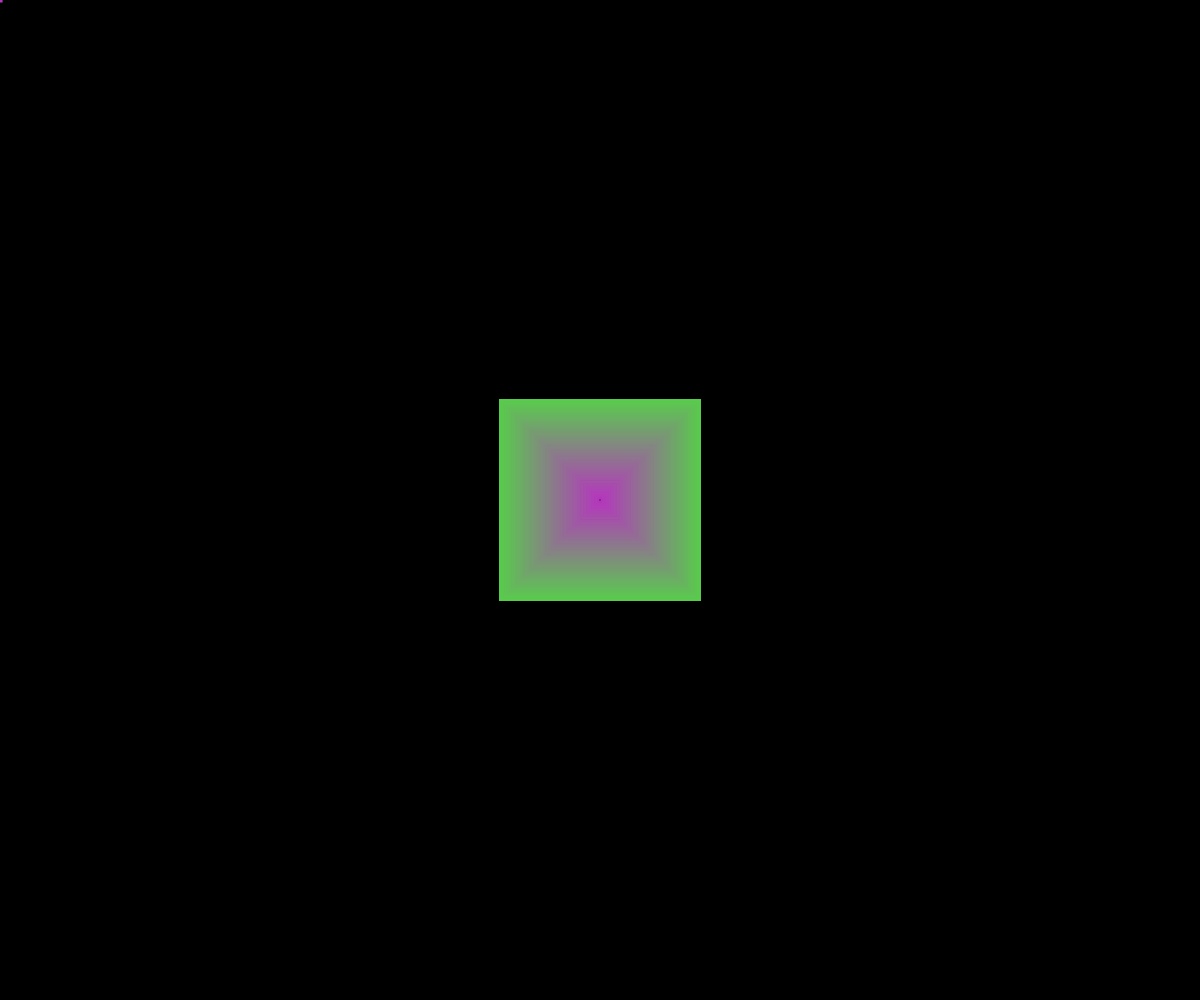
Frame 1 (no input)
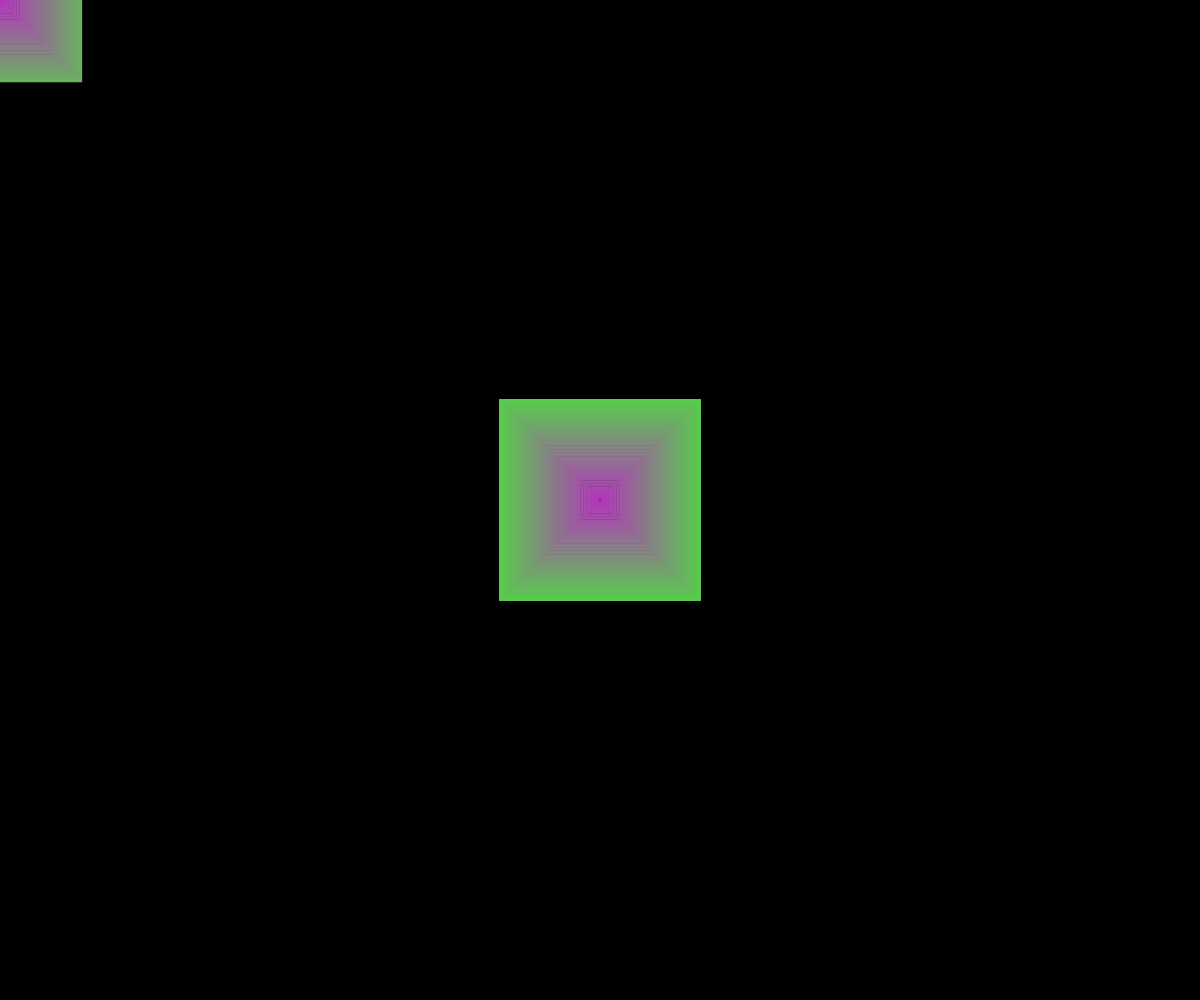
Frame 60 (no input)
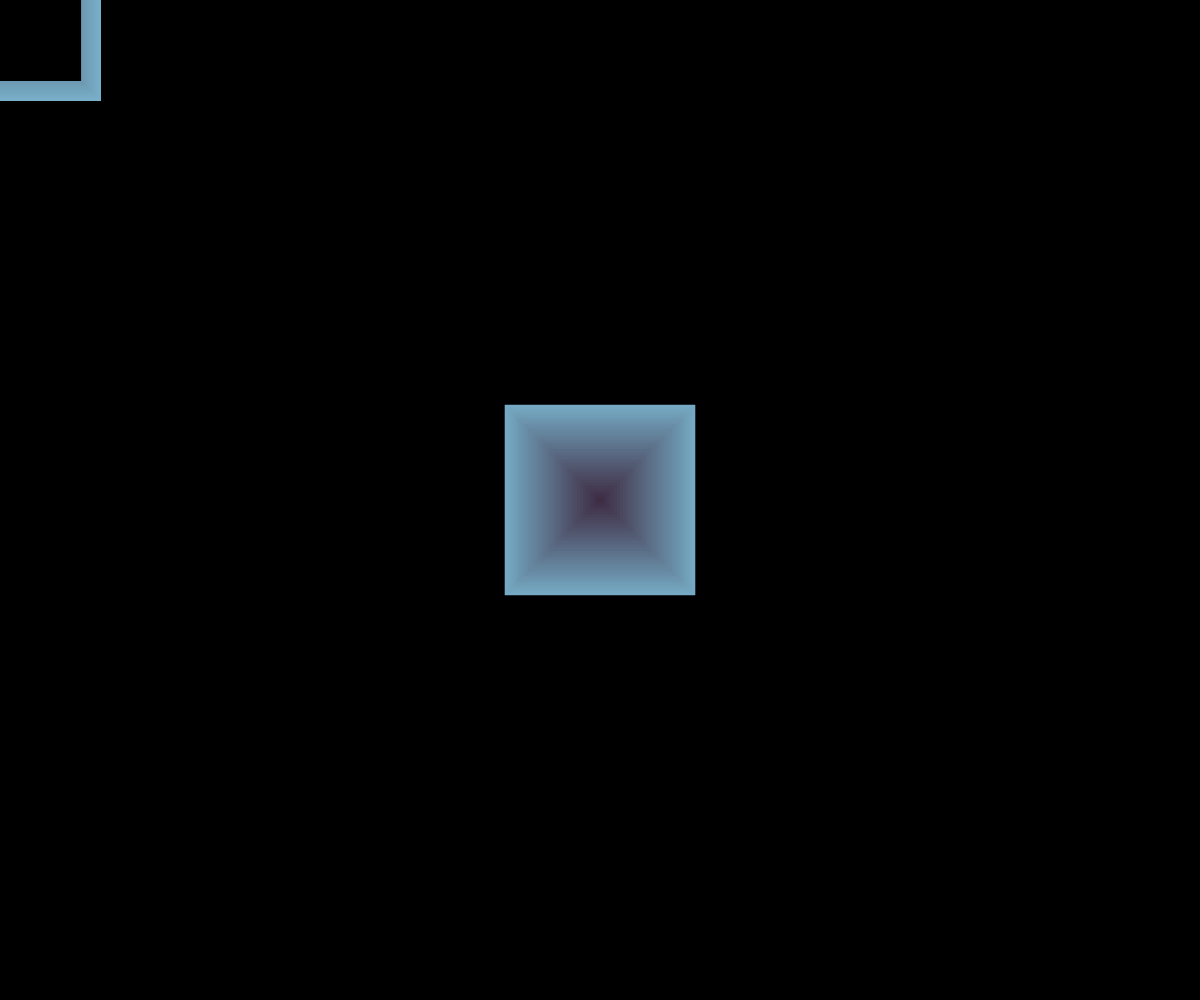
Frame 120 (the mouse pressed at the canvas centre since frame 60)

The p5.js sketch that drew these frames (run headless with seeded random() and noise() and a simulated clock; from frame 60 on, the mouse is pressed at the canvas centre):

// p5.js sketch
// ── sketch.js
let xLoc = [];
let yLoc = [];
let numSegments = 200;

let col1, col2;
let count = 0;

function setup() {
  createCanvas(windowWidth, windowHeight);

  // Initialize all segments to the center
  for (let i = 0; i < numSegments; i++) {
    xLoc[i] = width / 2;
    yLoc[i] = height / 2;
  }

  col1 = color(random(255), random(255), random(255));
  col2 = color(random(255), random(255), random(255));
}

function draw() {
  background(0);
  rectMode(CENTER)

  // Set newest segment to mouse
  xLoc[numSegments - 1] = mouseX;
  yLoc[numSegments - 1] = mouseY;

  // Shift everything toward index 0 (avoid i = last index)
  for (let i = 0; i < numSegments - 1; i++) {
    xLoc[i] = xLoc[i + 1];
    yLoc[i] = yLoc[i + 1];
  }

  noFill();
  strokeWeight(2);

  for (let i = 0; i < numSegments; i++) {
    // 0 → 1 across the chain
    const t = i / (numSegments - 1);

    
    const s = sin(t * PI); // 0..1..0
    const diameter = 200 * s;
    const col = lerpColor(col1, col2, s);

    stroke(col);
    rect(xLoc[i], yLoc[i], diameter, diameter);
  }

  count += 0.05;
}

function windowResized() {
  resizeCanvas(windowWidth, windowHeight);
}

// Optional: click to randomize colors
function mousePressed() {
  col1 = color(random(255), random(255), random(255));
  col2 = color(random(255), random(255), random(255));
}
